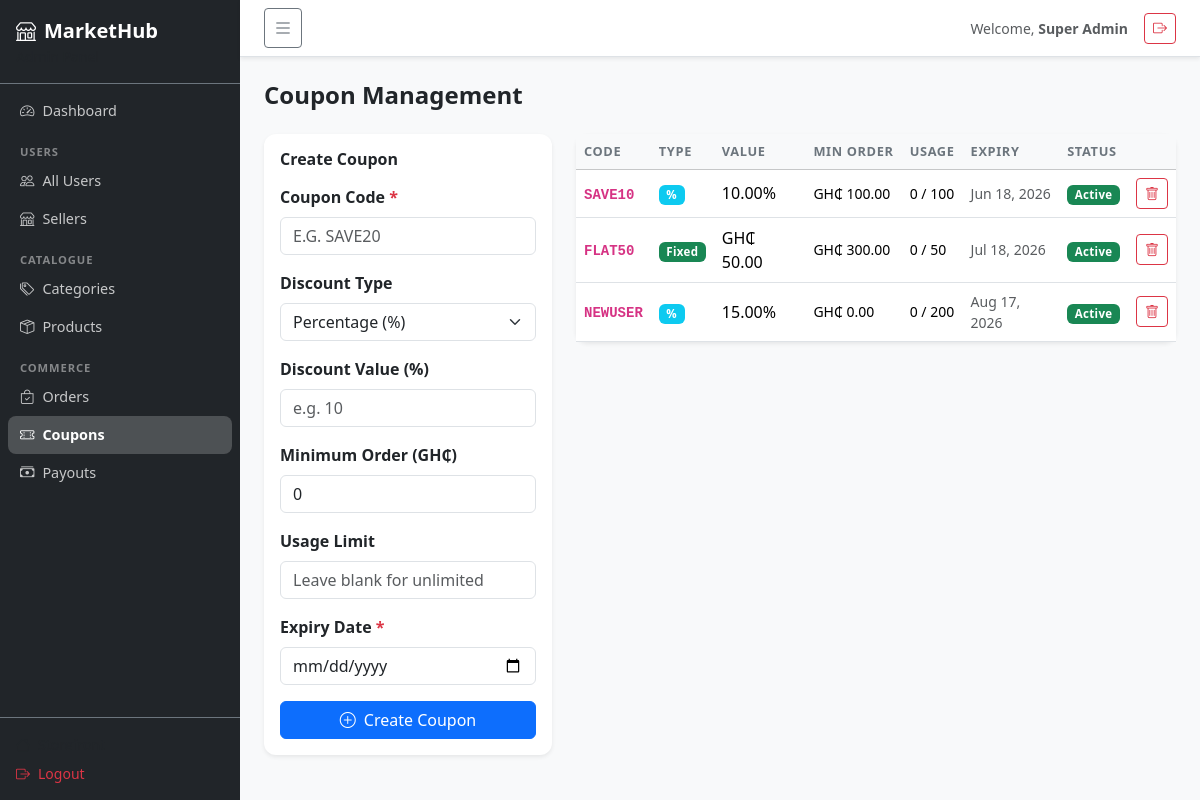
Screenshot of /index.php?page=admin_coupons (signed in) with the database file from the repository.
### tables this page shows
CREATE TABLE coupons (
    id INT AUTO_INCREMENT PRIMARY KEY,
    code VARCHAR(50) NOT NULL UNIQUE,
    discount_type ENUM('percentage','fixed') DEFAULT 'percentage',
    discount_value DECIMAL(10,2) NOT NULL,
    minimum_order DECIMAL(10,2) DEFAULT 0.00,
    usage_limit INT DEFAULT NULL,
    used_count INT DEFAULT 0,
    expiry_date DATE NOT NULL,
    status ENUM('active','inactive') DEFAULT 'active',
    created_at TIMESTAMP DEFAULT CURRENT_TIMESTAMP
);

### controllers/AdminController.php (called while the page is built, shortened)
<?php
class AdminController {
    private Coupon $couponModel;
    public function __construct() {
        $this->couponModel   = new Coupon();
    }
    public function coupons(): void {
        $coupons = $this->couponModel->getAll();
        require_once __DIR__ . '/../views/admin/coupons.php';
    }
}

### config/Database.php (called while the page is built)
<?php
class Database {
    private static ?PDO $instance = null;
    public static function connect(): PDO {
        if (self::$instance === null) {
            $dsn = "mysql:host=" . DB_HOST . ";dbname=" . DB_NAME . ";charset=" . DB_CHARSET;
            $options = [
                PDO::ATTR_ERRMODE            => PDO::ERRMODE_EXCEPTION,
                PDO::ATTR_DEFAULT_FETCH_MODE => PDO::FETCH_ASSOC,
                PDO::ATTR_EMULATE_PREPARES   => false,
            ];
            try {
                self::$instance = new PDO($dsn, DB_USER, DB_PASS, $options);
            } catch (PDOException $e) {
                die('<div style="padding:20px;font-family:sans-serif;color:red;"><h3>Database Connection Failed</h3><p>' . htmlspecialchars($e->getMessage()) . '</p></div>');
            }
        }
        return self::$instance;
    }
}

### models/Coupon.php (called while the page is built, shortened)
<?php
class Coupon {
    private PDO $db;
    public function __construct() { $this->db = Database::connect(); }
    public function getAll(): array {
        return $this->db->query("SELECT * FROM coupons ORDER BY created_at DESC")->fetchAll();
    }
}

### config/helpers.php (called while the page is built, shortened)
<?php
function e(mixed $val): string {
    return htmlspecialchars((string)$val, ENT_QUOTES, 'UTF-8');
}
function currency(float $amount): string {
    return 'GH₵ ' . number_format($amount, 2);
}

### views/admin/coupons.php (the view, shortened to what this page needs)
<?php $pageTitle = 'Coupons'; $activePage = 'coupons'; require_once __DIR__ . '/../partials/admin_header.php'; ?>
<h4 class="fw-bold mb-4">Coupon Management</h4>
<div class="row g-4">
    <div class="col-md-4">
        <div class="card border-0 shadow-sm">
            <div class="card-body">
                <h6 class="fw-bold mb-3">Create Coupon</h6>
                <form method="POST" action="<?= BASE_URL ?>index.php?page=admin_add_coupon">
                    <div class="mb-3">
                        <label class="form-label fw-semibold">Coupon Code <span class="text-danger">*</span></label>
                        <input type="text" name="code" class="form-control text-uppercase"
                               placeholder="e.g. SAVE20" required style="text-transform:uppercase">
                    </div>
                    <div class="mb-3">
                        <label class="form-label fw-semibold">Discount Type</label>
                        <select name="discount_type" class="form-select" id="discType" onchange="updateDiscLabel(this)">
                            <option value="percentage">Percentage (%)</option>
                        </select>
                    </div>
                    <div class="mb-3">
                        <label class="form-label fw-semibold">Discount Value <span id="discLabel">(%)</span></label>
                        <input type="number" name="discount_value" class="form-control"
                               placeholder="e.g. 10" step="0.01" min="0" required>
                    </div>
                    <div class="mb-3">
                        <label class="form-label fw-semibold">Minimum Order (GH₵)</label>
                        <input type="number" name="minimum_order" class="form-control"
                               placeholder="0" step="0.01" min="0" value="0">
                    </div>
                    <div class="mb-3">
                        <label class="form-label fw-semibold">Usage Limit</label>
                        <input type="number" name="usage_limit" class="form-control"
                               placeholder="Leave blank for unlimited" min="1">
                    </div>
                    <div class="mb-3">
                        <label class="form-label fw-semibold">Expiry Date <span class="text-danger">*</span></label>
                        <input type="date" name="expiry_date" class="form-control"
                               min="<?= date('Y-m-d') ?>" required>
                    </div>
                    <button type="submit" class="btn btn-primary w-100">
                        <i class="bi bi-plus-circle me-2"></i>Create Coupon
                    </button>
                </form>
            </div>
        </div>
    </div>
    <div class="col-md-8">
        <div class="card border-0 shadow-sm">
            <div class="table-responsive">
                <table class="table table-hover align-middle mb-0">
                    <thead class="table-light">
                        <tr>
                            <th>Code</th>
                            <th>Type</th>
                            <th>Value</th>
                            <th>Min Order</th>
                            <th>Usage</th>
                            <th>Expiry</th>
                            <th>Status</th>
                            <th></th>
                        </tr>
                    </thead>
                    <tbody>
                        <?php foreach ($coupons as $c): ?>
                        <tr>
                            <td><code class="fw-bold"><?= e($c['code']) ?></code></td>
                            <td>
                                <span class="badge <?= $c['discount_type']==='percentage'?'bg-info':'bg-success' ?>">
                                    <?= $c['discount_type']==='percentage' ? '%' : 'Fixed' ?>
                                </span>
                            </td>
                            <td>
                                <?= $c['discount_type']==='percentage'
                                    ? $c['discount_value'].'%'
                                    : currency($c['discount_value']) ?>
                            </td>
                            <td class="small"><?= currency($c['minimum_order']) ?></td>
                            <td class="small">
                                <?= $c['used_count'] ?> / <?= $c['usage_limit'] ?? '∞' ?>
                            </td>
                            <td class="small <?= strtotime($c['expiry_date']) < time() ? 'text-danger' : 'text-muted' ?>">
                                <?= date('M j, Y', strtotime($c['expiry_date'])) ?>
                            </td>
                            <td>
                                <span class="badge <?= $c['status']==='active'?'bg-success':'bg-secondary' ?>">
                                    <?= ucfirst($c['status']) ?>
                                </span>
                            </td>
                            <td>
                                <a href="<?= BASE_URL ?>index.php?page=admin_delete_coupon&id=<?= $c['id'] ?>"
                                   class="btn btn-sm btn-outline-danger"
                                   onclick="return confirm('Delete this coupon?')">
                                    <i class="bi bi-trash"></i>
                                </a>
                            </td>
                        </tr>
                        <?php endforeach; ?>
                    </tbody>
                </table>
            </div>
        </div>
    </div>
</div>
<?php require_once __DIR__ . '/../partials/admin_footer.php'; ?>

### assets/css/style.css (style rules this page uses)
:root { --primary: #0d6efd; --sidebar-w: 240px; }
body { font-family: 'Segoe UI', system-ui, -apple-system, sans-serif; background-color: #f8f9fa; color: #212529; }
a { color: var(--primary); }
.table th { font-size: .8rem; text-transform: uppercase; letter-spacing: .05em; color: #6c757d; font-weight: 700; white-space: nowrap; }
.badge { font-weight: 600; font-size: .72rem; letter-spacing: .03em; }
.card { border-radius: 12px; }

### rows the page displays
coupons: code "SAVE10", discount_value "10.00", minimum_order "GH₵ 100.00", used_count "0", usage_limit "100", expiry_date "Jun 18, 2026", status "Active"
coupons: code "FLAT50", discount_type "Fixed", discount_value "GH₵ 50.00", minimum_order "GH₵ 300.00", used_count "0", usage_limit "50", expiry_date "Jul 18, 2026", status "Active"
coupons: code "NEWUSER", discount_value "15.00", minimum_order "GH₵ 0.00", used_count "0", usage_limit "200", expiry_date "Aug 17, 2026", status "Active"

### other values shown
$_SESSION['user_name'] "Super Admin"
